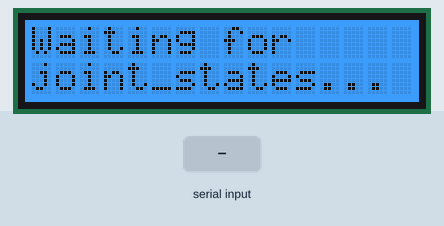
Simulated run of this sketch. Board: Arduino Uno, built with avr-gcc and run on an emulated ATmega328P. On the bench: 16×2 character LCD. Inputs (shaded band) come from the test bench.

Above: at 1.2 s.
1.3 s: "1\n" received over Serial
At 2.4 s:
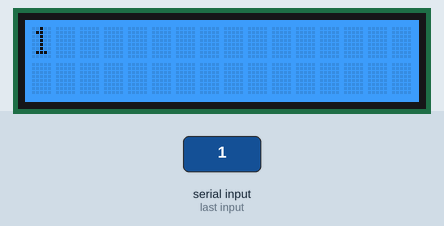
3.3 s: "0\n" received over Serial
At 5.1 s:
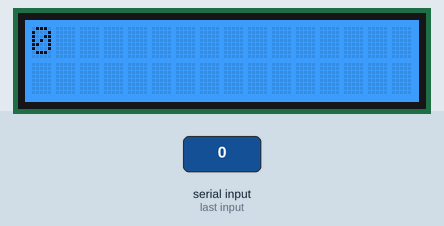
Timing chart, 0 to 6.6 s (numbered marks = the images above; inputs shaded):
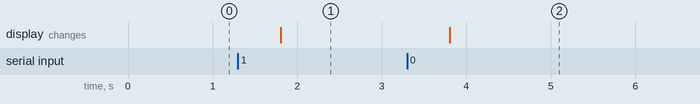

Measured:
- after the input at 1.3 s, the display: changes after 0.51 s (image 1)
- after the input at 3.3 s, the display: changes after 0.51 s (image 2)

The sketch:

grove_lcd_display.ino
```cpp
#include <Wire.h>
#include "rgb_lcd.h"

rgb_lcd lcd;

String readLineWithTimeout(unsigned long timeout_ms=500) {
  String s = "";
  unsigned long start = millis();
  while (true) {
    if (Serial.available()) {
      char c = (char)Serial.read();
      if (c == '\n') break;
      s += c;
    } else {
      if (millis() - start > timeout_ms) break;
      delay(1);
    }
  }
  return s;
}

void setup() {
  Serial.begin(115200);
  Wire.begin();
  lcd.begin(16, 2);
  lcd.setRGB(0, 128, 255);
  lcd.print("Waiting for");
  lcd.setCursor(0, 1);
  lcd.print("joint_states...");
}

void loop() {
  String l1 = readLineWithTimeout();
  String l2 = readLineWithTimeout();
  if (l1.length() == 0 && l2.length() == 0) {
    delay(100);
    return;
  }
  lcd.clear();
  lcd.setCursor(0, 0);
  if (l1.length() > 16) l1 = l1.substring(0, 16);
  lcd.print(l1);
  lcd.setCursor(0, 1);
  if (l2.length() > 16) l2 = l2.substring(0, 16);
  lcd.print(l2);
  delay(100);
}
```
